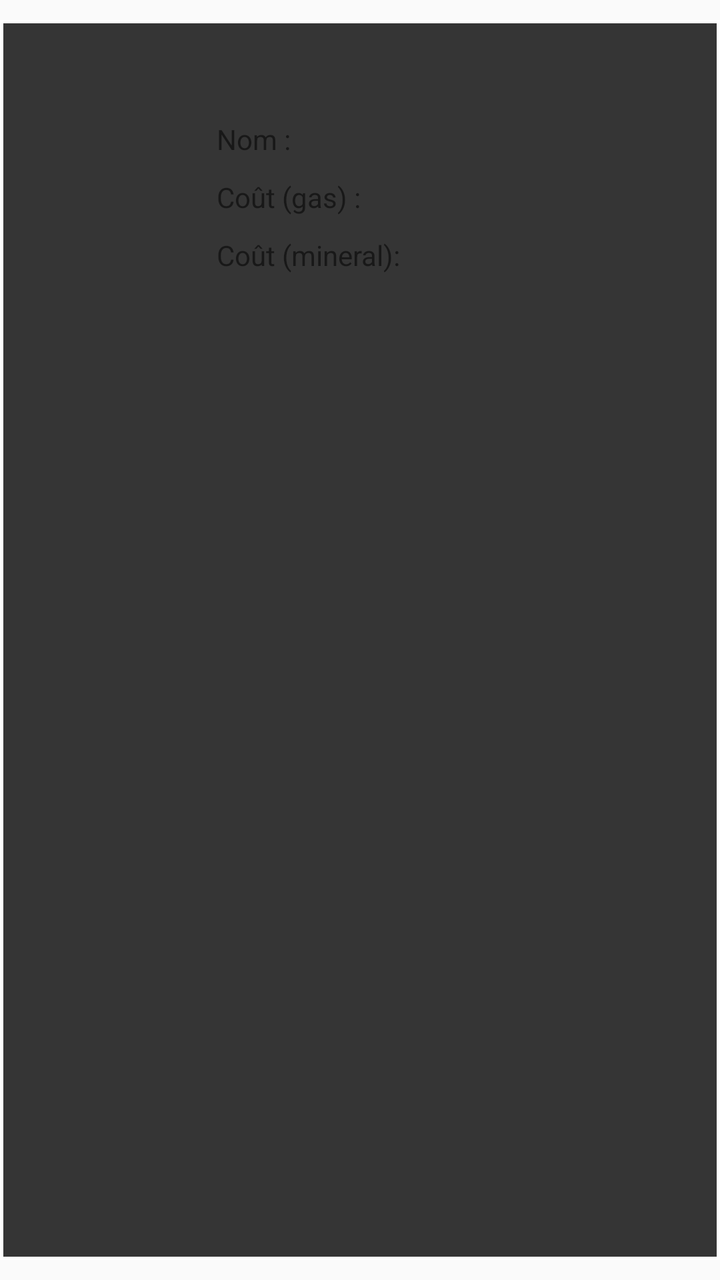
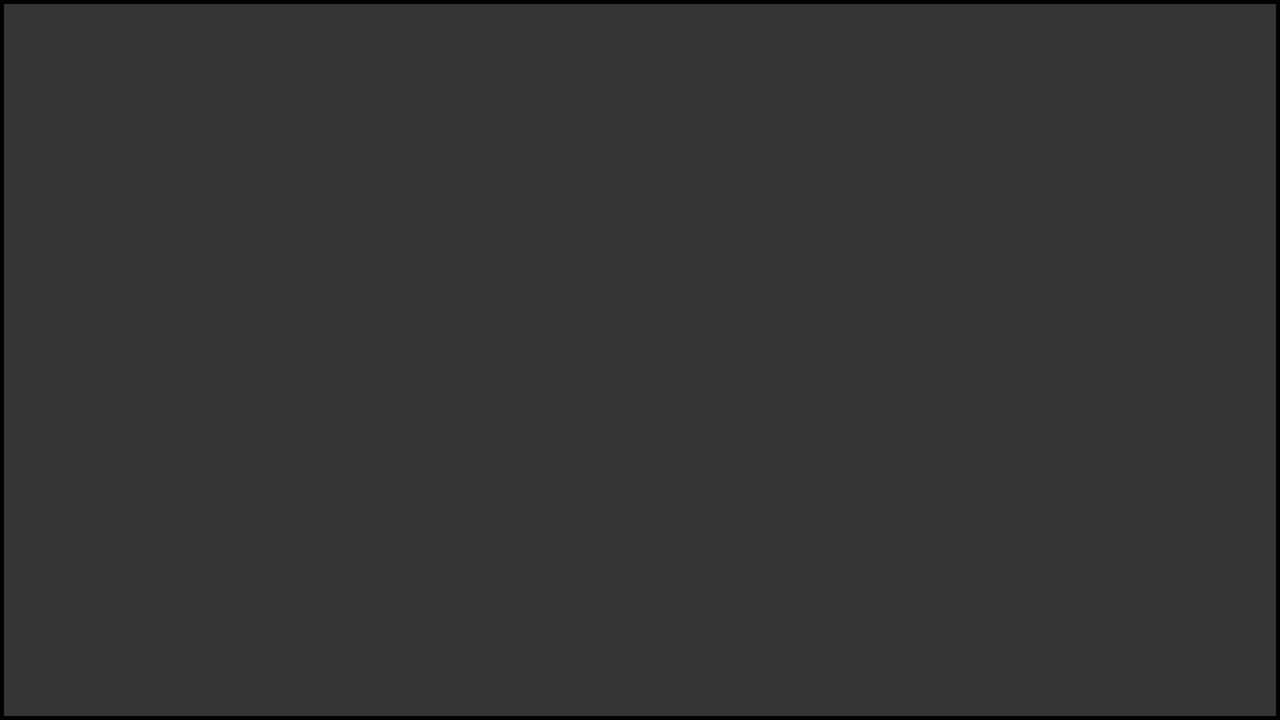

First picture: res/layout/ on a phone held upright. Second picture: the repository's own variant of that layout, on a device whose configuration matches the variant's folder. Source for both follows.
<!-- AndroidManifest.xml: application theme AppTheme -->
<!-- res/layout/adapter_list_ship.xml -->
<?xml version="1.0" encoding="utf-8"?>
<LinearLayout xmlns:android="http://schemas.android.com/apk/res/android"
    android:layout_width="match_parent"
    android:layout_height="match_parent"
    android:paddingTop="10dp"
    android:paddingBottom="10dp"
    android:orientation="horizontal">

    <LinearLayout
        android:id="@+id/layout_item"
        android:layout_width="match_parent"
        android:layout_height="match_parent"
        android:background="@drawable/button"
        android:orientation="horizontal">



    <ImageView
            android:paddingLeft="15dp"
            android:layout_weight="4"
            android:id="@+id/ship_image_url"
            android:layout_width="match_parent"
            android:layout_height="match_parent" />


    <LinearLayout
        android:padding="5dp"
        android:layout_width="match_parent"
        android:layout_height="wrap_content"
        android:layout_weight="1.5"
        android:orientation="vertical">

        <RelativeLayout
            android:layout_width="match_parent"
            android:layout_height="wrap_content"
            android:weightSum="1">

            <TextView
                android:id="@+id/ship_life_value"
                android:padding="10dp"
                android:textSize="15dp"
                android:layout_width="wrap_content"
                android:layout_height="40dp"
                android:layout_toLeftOf="@+id/ship_life_image"
                android:foregroundGravity="right|center_vertical" />

            <ImageView
                android:layout_alignParentRight="true"
                android:id="@+id/ship_life_image"
                android:padding="10dp"
                android:layout_width="40dp"
                android:layout_height="40dp" />

        </RelativeLayout>

        <LinearLayout
            android:layout_width="match_parent"
            android:layout_height="wrap_content"
            android:padding="5dp"
            android:orientation="horizontal">

            <TextView
                android:id="@+id/ship_name_label"
                android:layout_width="100dp"
                android:layout_height="wrap_content"
                android:gravity="left|center_vertical"
                android:text="Nom :" />

            <TextView
                android:id="@+id/ship_name_value"
                android:layout_width="wrap_content"
                android:layout_height="wrap_content"
                android:gravity="left|center_vertical" />

        </LinearLayout>

        <LinearLayout
            android:layout_width="match_parent"
            android:layout_height="wrap_content"
            android:padding="5dp"
            android:orientation="horizontal">

            <TextView
                android:id="@+id/ship_cost_gas_label"
                android:layout_width="100dp"
                android:layout_height="wrap_content"
                android:gravity="left|center_vertical"
                android:text="Coût (gas) :" />

            <TextView
                android:id="@+id/ship_cost_gas_value"
                android:layout_width="wrap_content"
                android:layout_height="match_parent"
                android:layout_weight="1"
                android:gravity="left|center_vertical" />

        </LinearLayout>

        <LinearLayout
            android:layout_width="match_parent"
            android:layout_height="wrap_content"
            android:padding="5dp"
            android:orientation="horizontal">

            <TextView
                android:id="@+id/ship_cost_mineral_label"
                android:layout_width="100dp"
                android:layout_height="wrap_content"
                android:gravity="left|center_vertical"
                android:text="Coût (mineral):" />

            <TextView
                android:id="@+id/ship_cost_mineral_value"
                android:layout_width="wrap_content"
                android:layout_height="wrap_content"
                android:gravity="left|center_vertical" />

        </LinearLayout>
    </LinearLayout>
    </LinearLayout>


</LinearLayout>
<!-- resources referenced by this layout -->
<resources>
  <!-- drawable button (drawable) -->
  <?xml version="1.0" encoding="utf-8"?>
  <shape xmlns:android="http://schemas.android.com/apk/res/android"
      android:shape="rectangle">
      <solid android:color="@color/colorDark"/>
      <stroke android:width="5px" android:color="@color/colorWhite" />
  </shape>
  <style name="AppTheme" parent="Theme.AppCompat.Light">
          
          <item name="colorPrimary">@color/colorPrimary</item>
          <item name="colorPrimaryDark">@color/colorPrimaryDark</item>
          <item name="colorAccent">@color/colorAccent</item>
      </style>
  <color name="colorDark">#353535</color>
  <color name="colorWhite">#FFFFFF</color>
  <color name="colorPrimary">#1B2845</color>
  <color name="colorPrimaryDark">#1B2845</color>
  <color name="colorAccent">#CC2936</color>
</resources>
<!-- res/layout-land/adapter_list_ship.xml (the repository's variant of the layout above) -->
<!-- drawn on the phone turned sideways -->
<?xml version="1.0" encoding="utf-8"?>
<LinearLayout xmlns:android="http://schemas.android.com/apk/res/android"
    android:layout_width="match_parent"
    android:layout_height="match_parent"
    android:background="@drawable/adapter_list_dark"
    android:padding="2dp"
    android:orientation="horizontal">


    <RelativeLayout
        android:layout_width="match_parent"
        android:layout_height="match_parent">

        <ImageView
            android:id="@+id/ship_image_url"
            android:layout_width="match_parent"
            android:layout_height="100dp" />
        <TextView
            android:layout_alignParentLeft="true"
            android:layout_alignParentBottom="true"
            android:layout_width="match_parent"
            android:alpha="0.7"
            android:background="@color/colorDark"
            android:layout_height="40dp" />

        <TextView
            android:layout_width="match_parent"
            android:layout_height="40dp"
            android:layout_alignParentBottom="true"
            android:layout_alignParentLeft="true"
            android:gravity="center"
            android:id="@+id/ship_name_value"
            android:textColor="@color/colorWhite" />
    </RelativeLayout>



</LinearLayout>
<!-- resources referenced by the variant -->
<!-- as the phone turned sideways resolves them -->
<resources>
  <color name="colorDark">#353535</color>
  <color name="colorWhite">#FFFFFF</color>
  <!-- drawable adapter_list_dark (drawable) -->
  <?xml version="1.0" encoding="utf-8"?>
  <shape xmlns:android="http://schemas.android.com/apk/res/android"
      android:shape="rectangle">
      <solid android:color="@color/colorDark"/>
      <stroke android:width="2dp" android:color="@color/colorBlack" />
  </shape>
  <style name="AppTheme" parent="Theme.AppCompat.Light">
          
          <item name="colorPrimary">@color/colorPrimary</item>
          <item name="colorPrimaryDark">@color/colorPrimaryDark</item>
          <item name="colorAccent">@color/colorAccent</item>
      </style>
  <color name="colorBlack">#000000</color>
  <color name="colorPrimary">#1B2845</color>
  <color name="colorPrimaryDark">#1B2845</color>
  <color name="colorAccent">#CC2936</color>
</resources>
